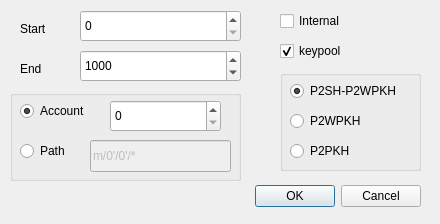
<?xml version="1.0" encoding="UTF-8"?>
<ui version="4.0">
 <class>GetKeypoolOptionsDialog</class>
 <widget class="QDialog" name="GetKeypoolOptionsDialog">
  <property name="geometry">
   <rect>
    <x>0</x>
    <y>0</y>
    <width>440</width>
    <height>224</height>
   </rect>
  </property>
  <property name="windowTitle">
   <string>Dialog</string>
  </property>
  <widget class="QDialogButtonBox" name="buttonBox">
   <property name="geometry">
    <rect>
     <x>80</x>
     <y>180</y>
     <width>341</width>
     <height>32</height>
    </rect>
   </property>
   <property name="orientation">
    <enum>Qt::Horizontal</enum>
   </property>
   <property name="standardButtons">
    <set>QDialogButtonBox::Cancel|QDialogButtonBox::Ok</set>
   </property>
  </widget>
  <widget class="QLabel" name="label">
   <property name="geometry">
    <rect>
     <x>20</x>
     <y>20</y>
     <width>41</width>
     <height>18</height>
    </rect>
   </property>
   <property name="text">
    <string>Start</string>
   </property>
  </widget>
  <widget class="QLabel" name="label_2">
   <property name="geometry">
    <rect>
     <x>20</x>
     <y>60</y>
     <width>31</width>
     <height>18</height>
    </rect>
   </property>
   <property name="text">
    <string>End</string>
   </property>
  </widget>
  <widget class="QSpinBox" name="start_spinbox">
   <property name="geometry">
    <rect>
     <x>80</x>
     <y>10</y>
     <width>161</width>
     <height>32</height>
    </rect>
   </property>
   <property name="maximum">
    <number>2147483647</number>
   </property>
  </widget>
  <widget class="QSpinBox" name="end_spinbox">
   <property name="geometry">
    <rect>
     <x>80</x>
     <y>50</y>
     <width>161</width>
     <height>32</height>
    </rect>
   </property>
   <property name="maximum">
    <number>2147483647</number>
   </property>
   <property name="value">
    <number>1000</number>
   </property>
  </widget>
  <widget class="QCheckBox" name="internal_checkbox">
   <property name="geometry">
    <rect>
     <x>280</x>
     <y>10</y>
     <width>88</width>
     <height>22</height>
    </rect>
   </property>
   <property name="text">
    <string>Internal</string>
   </property>
  </widget>
  <widget class="QCheckBox" name="keypool_checkbox">
   <property name="geometry">
    <rect>
     <x>280</x>
     <y>40</y>
     <width>88</width>
     <height>22</height>
    </rect>
   </property>
   <property name="text">
    <string>keypool</string>
   </property>
   <property name="checked">
    <bool>true</bool>
   </property>
  </widget>
  <widget class="QGroupBox" name="groupBox">
   <property name="geometry">
    <rect>
     <x>280</x>
     <y>70</y>
     <width>141</width>
     <height>101</height>
    </rect>
   </property>
   <property name="title">
    <string/>
   </property>
   <widget class="QRadioButton" name="sh_wpkh_radio">
    <property name="geometry">
     <rect>
      <x>10</x>
      <y>10</y>
      <width>121</width>
      <height>22</height>
     </rect>
    </property>
    <property name="text">
     <string>P2SH-P2WPKH</string>
    </property>
    <property name="checked">
     <bool>true</bool>
    </property>
   </widget>
   <widget class="QRadioButton" name="wpkh_radio">
    <property name="geometry">
     <rect>
      <x>10</x>
      <y>40</y>
      <width>105</width>
      <height>22</height>
     </rect>
    </property>
    <property name="text">
     <string>P2WPKH</string>
    </property>
   </widget>
   <widget class="QRadioButton" name="pkh_radio">
    <property name="geometry">
     <rect>
      <x>10</x>
      <y>70</y>
      <width>105</width>
      <height>22</height>
     </rect>
    </property>
    <property name="text">
     <string>P2PKH</string>
    </property>
   </widget>
  </widget>
  <widget class="QGroupBox" name="groupBox_2">
   <property name="geometry">
    <rect>
     <x>10</x>
     <y>90</y>
     <width>231</width>
     <height>91</height>
    </rect>
   </property>
   <property name="title">
    <string/>
   </property>
   <widget class="QSpinBox" name="account_spinbox">
    <property name="geometry">
     <rect>
      <x>100</x>
      <y>10</y>
      <width>111</width>
      <height>32</height>
     </rect>
    </property>
    <property name="maximum">
     <number>2147483647</number>
    </property>
    <property name="value">
     <number>0</number>
    </property>
   </widget>
   <widget class="QRadioButton" name="account_radio">
    <property name="geometry">
     <rect>
      <x>10</x>
      <y>10</y>
      <width>81</width>
      <height>22</height>
     </rect>
    </property>
    <property name="text">
     <string>Account</string>
    </property>
    <property name="checked">
     <bool>true</bool>
    </property>
   </widget>
   <widget class="QRadioButton" name="path_radio">
    <property name="geometry">
     <rect>
      <x>10</x>
      <y>50</y>
      <width>61</width>
      <height>22</height>
     </rect>
    </property>
    <property name="text">
     <string>Path</string>
    </property>
   </widget>
   <widget class="QLineEdit" name="path_lineedit">
    <property name="enabled">
     <bool>false</bool>
    </property>
    <property name="geometry">
     <rect>
      <x>80</x>
      <y>50</y>
      <width>141</width>
      <height>32</height>
     </rect>
    </property>
    <property name="text">
     <string>m/0'/0'/*</string>
    </property>
   </widget>
  </widget>
 </widget>
 <resources/>
 <connections>
  <connection>
   <sender>buttonBox</sender>
   <signal>accepted()</signal>
   <receiver>GetKeypoolOptionsDialog</receiver>
   <slot>accept()</slot>
   <hints>
    <hint type="sourcelabel">
     <x>248</x>
     <y>254</y>
    </hint>
    <hint type="destinationlabel">
     <x>157</x>
     <y>274</y>
    </hint>
   </hints>
  </connection>
  <connection>
   <sender>buttonBox</sender>
   <signal>rejected()</signal>
   <receiver>GetKeypoolOptionsDialog</receiver>
   <slot>reject()</slot>
   <hints>
    <hint type="sourcelabel">
     <x>316</x>
     <y>260</y>
    </hint>
    <hint type="destinationlabel">
     <x>286</x>
     <y>274</y>
    </hint>
   </hints>
  </connection>
 </connections>
</ui>
